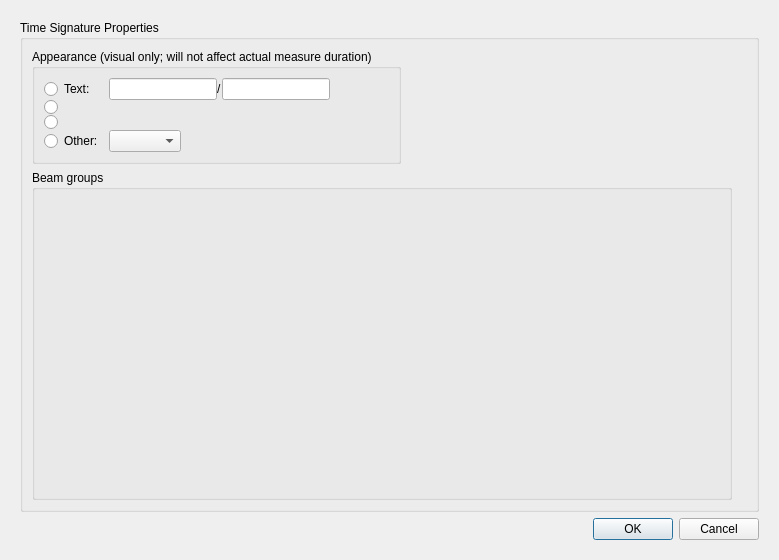
<?xml version="1.0" encoding="UTF-8"?>
<ui version="4.0">
 <class>TimeSigProperties</class>
 <widget class="QDialog" name="TimeSigProperties">
  <property name="geometry">
   <rect>
    <x>0</x>
    <y>0</y>
    <width>779</width>
    <height>560</height>
   </rect>
  </property>
  <property name="windowTitle">
   <string>Time Signature Properties</string>
  </property>
  <layout class="QVBoxLayout" name="verticalLayout_2">
   <item>
    <layout class="QVBoxLayout" name="verticalLayout">
     <property name="leftMargin">
      <number>9</number>
     </property>
     <property name="topMargin">
      <number>9</number>
     </property>
     <property name="rightMargin">
      <number>9</number>
     </property>
     <property name="bottomMargin">
      <number>9</number>
     </property>
     <item>
      <widget class="QGroupBox" name="groupBox">
       <property name="title">
        <string>Time Signature Properties</string>
       </property>
       <layout class="QGridLayout" name="gridLayout" columnstretch="0,0,0">
        <property name="rightMargin">
         <number>24</number>
        </property>
        <item row="1" column="0" colspan="3">
         <widget class="mu::palette::NoteGroups" name="groups">
          <property name="sizePolicy">
           <sizepolicy hsizetype="Expanding" vsizetype="Expanding">
            <horstretch>0</horstretch>
            <verstretch>0</verstretch>
           </sizepolicy>
          </property>
          <property name="title">
           <string>Beam groups</string>
          </property>
         </widget>
        </item>
        <item row="0" column="0" colspan="2">
         <widget class="QGroupBox" name="groupBox_3">
          <property name="title">
           <string>Appearance (visual only; will not affect actual measure duration)</string>
          </property>
          <layout class="QGridLayout" name="gridLayout_3">
           <property name="verticalSpacing">
            <number>0</number>
           </property>
           <item row="3" column="0">
            <widget class="QRadioButton" name="otherButton">
             <property name="text">
              <string>Other:</string>
             </property>
            </widget>
           </item>
           <item row="0" column="0">
            <widget class="QRadioButton" name="textButton">
             <property name="layoutDirection">
              <enum>Qt::LeftToRight</enum>
             </property>
             <property name="text">
              <string>Text:</string>
             </property>
            </widget>
           </item>
           <item row="2" column="0">
            <widget class="QRadioButton" name="allaBreveButton">
             <property name="text">
              <string notr="true"/>
             </property>
            </widget>
           </item>
           <item row="1" column="0">
            <widget class="QRadioButton" name="fourfourButton">
             <property name="text">
              <string notr="true"/>
             </property>
            </widget>
           </item>
           <item row="0" column="1">
            <layout class="QHBoxLayout" name="horizontalLayout">
             <item>
              <widget class="QLineEdit" name="zText"/>
             </item>
             <item>
              <widget class="QLabel" name="label">
               <property name="text">
                <string notr="true">/</string>
               </property>
              </widget>
             </item>
             <item>
              <widget class="QLineEdit" name="nText"/>
             </item>
             <item>
              <spacer name="horizontalSpacer_2">
               <property name="orientation">
                <enum>Qt::Horizontal</enum>
               </property>
               <property name="sizeHint" stdset="0">
                <size>
                 <width>40</width>
                 <height>20</height>
                </size>
               </property>
              </spacer>
             </item>
            </layout>
           </item>
           <item row="3" column="1">
            <layout class="QHBoxLayout" name="horizontalLayout_4">
             <item>
              <widget class="QComboBox" name="otherCombo">
               <property name="maxVisibleItems">
                <number>12</number>
               </property>
               <property name="maxCount">
                <number>24</number>
               </property>
              </widget>
             </item>
             <item>
              <spacer name="horizontalSpacer">
               <property name="orientation">
                <enum>Qt::Horizontal</enum>
               </property>
               <property name="sizeHint" stdset="0">
                <size>
                 <width>40</width>
                 <height>20</height>
                </size>
               </property>
              </spacer>
             </item>
            </layout>
           </item>
          </layout>
         </widget>
        </item>
        <item row="0" column="2">
         <spacer name="horizontalSpacer_3">
          <property name="orientation">
           <enum>Qt::Horizontal</enum>
          </property>
          <property name="sizeHint" stdset="0">
           <size>
            <width>40</width>
            <height>20</height>
           </size>
          </property>
         </spacer>
        </item>
       </layout>
      </widget>
     </item>
     <item>
      <widget class="QDialogButtonBox" name="buttonBox">
       <property name="orientation">
        <enum>Qt::Horizontal</enum>
       </property>
       <property name="standardButtons">
        <set>QDialogButtonBox::Cancel|QDialogButtonBox::Ok</set>
       </property>
      </widget>
     </item>
    </layout>
   </item>
  </layout>
 </widget>
 <customwidgets>
  <customwidget>
   <class>mu::palette::NoteGroups</class>
   <extends>QGroupBox</extends>
   <header>palette/view/widgets/noteGroups.h</header>
   <container>1</container>
  </customwidget>
 </customwidgets>
 <tabstops>
  <tabstop>textButton</tabstop>
  <tabstop>zText</tabstop>
  <tabstop>nText</tabstop>
  <tabstop>fourfourButton</tabstop>
  <tabstop>allaBreveButton</tabstop>
  <tabstop>otherButton</tabstop>
  <tabstop>otherCombo</tabstop>
  <tabstop>buttonBox</tabstop>
 </tabstops>
 <resources/>
 <connections>
  <connection>
   <sender>buttonBox</sender>
   <signal>accepted()</signal>
   <receiver>TimeSigProperties</receiver>
   <slot>accept()</slot>
   <hints>
    <hint type="sourcelabel">
     <x>248</x>
     <y>254</y>
    </hint>
    <hint type="destinationlabel">
     <x>157</x>
     <y>274</y>
    </hint>
   </hints>
  </connection>
  <connection>
   <sender>buttonBox</sender>
   <signal>rejected()</signal>
   <receiver>TimeSigProperties</receiver>
   <slot>reject()</slot>
   <hints>
    <hint type="sourcelabel">
     <x>316</x>
     <y>260</y>
    </hint>
    <hint type="destinationlabel">
     <x>286</x>
     <y>274</y>
    </hint>
   </hints>
  </connection>
 </connections>
</ui>
